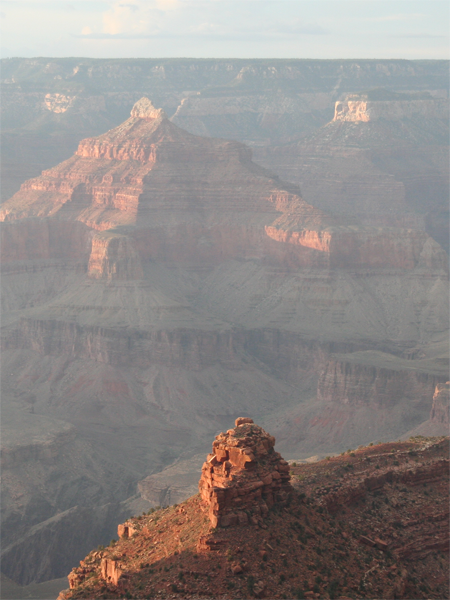
#> input picture input.png, 450 x 600 px
$ python main.py
#> lines starting #> are read from the running program, lines starting #| are printed output that depends on the picture
### darkchannel.py
import math
from tools import *


def DarkChannel(im, radius):
    b, g, r = cv2.split(im)
    minvalue = cv2.min(cv2.min(r, g), b)
    dark_channel = np.zeros(minvalue.shape)
    for i in range(im.shape[0]):
        left = i - radius if radius < i else 0
        right = i + radius + 1
        if right > im.shape[0]:
            right = im.shape[0]
        for j in range(im.shape[1]):
            up = j - radius if radius < j else 0
            down = j + radius + 1
            if down > im.shape[1]:
                down = im.shape[1]
            dark_channel[i][j] = np.min(minvalue[left:right, up:down])
    return dark_channel


def getA(im, dark):
    h, w = im.shape[:2]
    imSize = h * w
    num = int(max(math.floor(imSize / 1000), 1))
    dark_channel = dark.reshape(imSize, 1)
    rgb_channel = im.reshape(imSize, 3)
    indices = dark_channel.argsort()
    indices = indices[imSize - num:]
    A = np.average(rgb_channel[indices, :], axis=0)
    return A


def TransmissionEstimate(im, A, sz):
    omega = 0.95
    im3 = np.empty(im.shape, im.dtype)
    for ind in range(0, 3):
        im3[:, :, ind] = im[:, :, ind] / A[0, ind]
    transmission = 1 - omega * DarkChannel(im3, sz)
    return transmission


def TransmissionRefine(im, et):
    gray = cv2.cvtColor(im, cv2.COLOR_BGR2GRAY)
    gray = np.float64(gray) / 255
    r = 60
    eps = 0.0001
    guided_filter = GuidedFilter(im, r, eps)
    t = guided_filter.filter(et)
    return t


def recover(im, t, A, tx=0.1):
    res = np.empty(im.shape, im.dtype)
    t = cv2.max(t, tx)
    for ind in range(0, 3):
        res[:, :, ind] = (im[:, :, ind] - A[0, ind]) / t + A[0, ind]
    return res


def process(img):
    I = img.astype('float64') / 255
    dark = DarkChannel(I, 7)
    A = getA(I, dark)
    te = TransmissionEstimate(I, A, 15)
    t = TransmissionRefine(img, te)
    J = recover(I, t, A, 0.1)
    return J

### tools.py
import cv2
import numpy as np


def min_filter(img, size):
    r1 = size[0]
    r2 = size[1]
    ret = np.zeros_like(img)
    for i in range(ret.shape[0]):
        for j in range(ret.shape[1]):
            left = j - r1
            if left < 0:
                left = 0
            right = j + r1 + 1
            if right > img.shape[1]:
                right = ret.shape[1]
            up = i - r2
            if up < 0:
                up = 0
            down = i + r2 + 1
            if down > ret.shape[0]:
                down = ret.shape[0]
            ret[i, j] = np.min(img[up:down, left:right])
    return ret


# the implemented mid_filter is ok to use, but it will take much more time compared to cv2.blur.
# If you are sure to use this, replace all cv2.blur with mid_filter
# [20 lines left out: function mid_filter, not called in this run]


def computeOutput(ab, I):
    ar_mean, ag_mean, ab_mean, b_mean = ab
    Ir, Ig, Ib = I[:, :, 0], I[:, :, 1], I[:, :, 2]
    q = ar_mean * Ir + ag_mean * Ig + ab_mean * Ib + b_mean
    return q


def toFloatImg(img):
    if img.dtype == np.float32:
        return img
    return img.astype(np.float32) / 255


class GuidedFilter:
    def __init__(self, I, radius=5, epsilon=0.4):
        radius = 2 * radius + 1
        self.radius = radius
        self.epsilon = epsilon
        self.I = toFloatImg(I)
        I = self.I

        Ir, Ig, Ib = I[:, :, 0], I[:, :, 1], I[:, :, 2]

        self._Ir_mean = cv2.blur(Ir, (radius, radius))
        self._Ig_mean = cv2.blur(Ig, (radius, radius))
        self._Ib_mean = cv2.blur(Ib, (radius, radius))

        Irr_var = cv2.blur(Ir ** 2, (radius, radius)) - self._Ir_mean ** 2 + epsilon
        Irg_var = cv2.blur(Ir * Ig, (radius, radius)) - self._Ir_mean * self._Ig_mean
        Irb_var = cv2.blur(Ir * Ib, (radius, radius)) - self._Ir_mean * self._Ib_mean
        Igg_var = cv2.blur(Ig * Ig, (radius, radius)) - self._Ig_mean * self._Ig_mean + epsilon
        Igb_var = cv2.blur(Ig * Ib, (radius, radius)) - self._Ig_mean * self._Ib_mean
        Ibb_var = cv2.blur(Ib * Ib, (radius, radius)) - self._Ib_mean * self._Ib_mean + epsilon

        self._Ir_mean = cv2.blur(Ir, (radius, radius))
        self._Ig_mean = cv2.blur(Ig, (radius, radius))
        self._Ib_mean = cv2.blur(Ib, (radius, radius))

        Irr_var = cv2.blur(Ir ** 2, (radius, radius)) - self._Ir_mean ** 2 + epsilon
        Irg_var = cv2.blur(Ir * Ig, (radius, radius)) - self._Ir_mean * self._Ig_mean
        Irb_var = cv2.blur(Ir * Ib, (radius, radius)) - self._Ir_mean * self._Ib_mean
        Igg_var = cv2.blur(Ig * Ig, (radius, radius)) - self._Ig_mean * self._Ig_mean + epsilon
        Igb_var = cv2.blur(Ig * Ib, (radius, radius)) - self._Ig_mean * self._Ib_mean
        Ibb_var = cv2.blur(Ib * Ib, (radius, radius)) - self._Ib_mean * self._Ib_mean + epsilon

        Irr_inv = Igg_var * Ibb_var - Igb_var * Igb_var
        Irg_inv = Igb_var * Irb_var - Irg_var * Ibb_var
        Irb_inv = Irg_var * Igb_var - Igg_var * Irb_var
        Igg_inv = Irr_var * Ibb_var - Irb_var * Irb_var
        Igb_inv = Irb_var * Irg_var - Irr_var * Igb_var
        Ibb_inv = Irr_var * Igg_var - Irg_var * Irg_var

        I_cov = Irr_inv * Irr_var + Irg_inv * Irg_var + Irb_inv * Irb_var
        Irr_inv /= I_cov
        Irg_inv /= I_cov
        Irb_inv /= I_cov
        Igg_inv /= I_cov
        Igb_inv /= I_cov
        Ibb_inv /= I_cov

        self._Irr_inv = Irr_inv
        self._Irg_inv = Irg_inv
        self._Irb_inv = Irb_inv
        self._Igg_inv = Igg_inv
        self._Igb_inv = Igb_inv
        self._Ibb_inv = Ibb_inv

    def computeCoefficients(self, p):
        r = self.radius
        I = self.I
        Ir, Ig, Ib = I[:, :, 0], I[:, :, 1], I[:, :, 2]

        p_mean = cv2.blur(p, (r, r))
        Ipr_mean = cv2.blur(Ir * p, (r, r))
        Ipg_mean = cv2.blur(Ig * p, (r, r))
        Ipb_mean = cv2.blur(Ib * p, (r, r))

        Ipr_cov = Ipr_mean - self._Ir_mean * p_mean
        Ipg_cov = Ipg_mean - self._Ig_mean * p_mean
        Ipb_cov = Ipb_mean - self._Ib_mean * p_mean

        ar = self._Irr_inv * Ipr_cov + self._Irg_inv * Ipg_cov + self._Irb_inv * Ipb_cov
        ag = self._Irg_inv * Ipr_cov + self._Igg_inv * Ipg_cov + self._Igb_inv * Ipb_cov
        ab = self._Irb_inv * Ipr_cov + self._Igb_inv * Ipg_cov + self._Ibb_inv * Ipb_cov

        b = p_mean - ar * self._Ir_mean - ag * self._Ig_mean - ab * self._Ib_mean

        ar_mean = cv2.blur(ar, (r, r))
        ag_mean = cv2.blur(ag, (r, r))
        ab_mean = cv2.blur(ab, (r, r))
        b_mean = cv2.blur(b, (r, r))

        return ar_mean, ag_mean, ab_mean, b_mean

    def filter(self, p):
        p_32F = toFloatImg(p)
        ab = self.computeCoefficients(p)
        return computeOutput(ab, self.I)

### clahe.py
import numpy as np
from math import ceil


def interpolate(subBin, left_up, right_up, left_bottom, right_bottom, subX, subY):
    ret = np.zeros_like(subBin)
    num = subX * subY
    for i in range(subX):
        inverseI = subX - i
        for j in range(subY):
            inverseJ = subY - j
            val = subBin[i, j].astype(int)
            ret[i, j] = np.floor(
                (inverseI * (inverseJ * left_up[val] + j * right_up[val]) +
                 i * (inverseJ * left_bottom[val] + j * right_bottom[val])) / float(num))
    return ret


def process(I):
    b = I[:, :, 0]
    g = I[:, :, 1]
    r = I[:, :, 2]
    b_clahe_img = clahe(b, 2)
    g_clahe_img = clahe(g, 2)
    r_clahe_img = clahe(r, 2)
    J = np.zeros_like(I)
    J[:, :, 0] = b_clahe_img
    J[:, :, 1] = g_clahe_img
    J[:, :, 2] = r_clahe_img
    return J


def clahe(img, clipLimit, nrBins=128, nrX=0, nrY=0):
    h = img.shape[0]
    w = img.shape[1]
    if clipLimit == 1:
        return
    nrBins = max(nrBins, 128)
    if nrX == 0:
        xsz = 32
        ysz = 32
        nrX = ceil(h / xsz)
        excX = int(xsz * (nrX - h / xsz))
        nrY = ceil(w / ysz)
        excY = int(ysz * (nrY - w / ysz))
        if excX != 0:
            img = np.append(img, np.zeros((excX, img.shape[1])).astype(int), axis=0)
        if excY != 0:
            img = np.append(img, np.zeros((img.shape[0], excY)).astype(int), axis=1)
    else:
        xsz = round(h / nrX)
        ysz = round(w / nrY)
    nrPixels = xsz * ysz
    xsz2 = round(xsz / 2)
    ysz2 = round(ysz / 2)
    clahe_img = np.zeros_like(img)
    if clipLimit > 0:
        clipLimit = max(1, clipLimit * xsz * ysz / nrBins)
    else:
        clipLimit = 50

    minVal = 0
    maxVal = 255

    binSz = np.floor(1 + (maxVal - minVal) / float(nrBins))
    LUT = np.floor((np.arange(minVal, maxVal + 1) - minVal) / float(binSz))

    bins = LUT[img]
    hist = np.zeros((nrX, nrY, nrBins))
    for i in range(nrX):
        for j in range(nrY):
            bin_ = bins[i * xsz:(i + 1) * xsz, j * ysz:(j + 1) * ysz].astype(int)
            for i1 in range(xsz):
                for j1 in range(ysz):
                    hist[i, j, bin_[i1, j1]] += 1
    if clipLimit > 0:
        for i in range(nrX):
            for j in range(nrY):
                nrExcess = 0
                for nr in range(nrBins):
                    excess = hist[i, j, nr] - clipLimit
                    if excess > 0:
                        nrExcess += excess
                binIncr = nrExcess / nrBins
                upper = clipLimit - binIncr
                for nr in range(nrBins):
                    if hist[i, j, nr] > clipLimit:
                        hist[i, j, nr] = clipLimit
                    else:
                        if hist[i, j, nr] > upper:
                            nrExcess += upper - hist[i, j, nr]
                            hist[i, j, nr] = clipLimit
                        else:
                            nrExcess -= binIncr
                            hist[i, j, nr] += binIncr
                if nrExcess > 0:
                    stepSz = max(1, np.floor(1 + nrExcess / nrBins))
                    for nr in range(nrBins):
                        nrExcess -= stepSz
                        hist[i, j, nr] += stepSz
                        if nrExcess < 1:
                            break

    map_ = np.zeros((nrX, nrY, nrBins))
    scale = (maxVal - minVal) / float(nrPixels)
    for i in range(nrX):
        for j in range(nrY):
            sum_ = 0
            for nr in range(nrBins):
                sum_ += hist[i, j, nr]
                map_[i, j, nr] = np.floor(min(minVal + sum_ * scale, maxVal))
    xI = 0
    for i in range(nrX + 1):
        if i == 0:
            subX = int(xsz / 2)
            xU = 0
            xB = 0
        elif i == nrX:
            subX = int(xsz / 2)
            xU = nrX - 1
            xB = nrX - 1
        else:
            subX = xsz
            xU = i - 1
            xB = i

        yI = 0
        for j in range(nrY + 1):
            if j == 0:
                subY = int(ysz / 2)
                yL = 0
                yR = 0
            elif j == nrY:
                subY = int(ysz / 2)
                yL = nrY - 1
                yR = nrY - 1
            else:
                subY = ysz
                yL = j - 1
                yR = j
            UL = map_[xU, yL, :]
            UR = map_[xU, yR, :]
            BL = map_[xB, yL, :]
            BR = map_[xB, yR, :]
            subBin = bins[xI:xI + subX, yI:yI + subY]
            subImage = interpolate(subBin, UL, UR, BL, BR, subX, subY)
            clahe_img[xI:xI + subX, yI:yI + subY] = subImage
            yI += subY
        xI += subX
    if excX == 0 and excY != 0:
        return clahe_img[:, :-excY]
    elif excX != 0 and excY == 0:
        return clahe_img[:-excX, :]
    elif excX != 0 and excY != 0:
        return clahe_img[:-excX, :-excY]
    else:
        return clahe_img

### colorAttenuation.py
from tools import *


def calDepthMap(I, r):
    hsvI = cv2.cvtColor(I, cv2.COLOR_BGR2HSV)
    s = hsvI[:, :, 1] / 255.0
    v = hsvI[:, :, 2] / 255.0
    sigma = 0.1
    sigmaMat = np.random.normal(0, sigma, (I.shape[0], I.shape[1]))
    output = 0.121779 + 0.959710 * v - 0.780245 * s + sigmaMat
    outputPixel = output
    output = min_filter(output, (r, r))
    outputRegion = output
    return outputRegion, outputPixel


def estA(img, J_dark):
    h, w, c = img.shape
    if img.dtype == np.uint8:
        img = np.float32(img) / 255
    n_bright = int(np.ceil(0.001 * h * w))
    reshaped_Jdark = J_dark.reshape(1, -1)
    Y = np.sort(reshaped_Jdark)
    Loc = np.argsort(reshaped_Jdark)
    Ics = img.reshape(1, h * w, 3)
    ix = img.copy()
    dx = J_dark.reshape(1, -1)
    Acand = np.zeros((1, n_bright, 3), dtype=np.float32)
    Amag = np.zeros((1, n_bright, 1), dtype=np.float32)
    for i in range(n_bright):
        x = Loc[0, h * w - 1 - i]
        ix[int(x / w), int(x % w), 0] = 0
        ix[int(x / w), int(x % w), 1] = 0
        ix[int(x / w), int(x % w), 2] = 1
        Acand[0, i, :] = Ics[0, Loc[0, h * w - 1 - i], :]
        Amag[0, i] = np.linalg.norm(Acand[0, i, :])
    reshaped_Amag = Amag.reshape(1, -1)
    Y2 = np.sort(reshaped_Amag)
    Loc2 = np.argsort(reshaped_Amag)
    if len(Y2) > 20:
        A = Acand[0, Loc2[0, n_bright - 19:n_bright], :]
    else:
        A = Acand[0, Loc2[0, n_bright - len(Y2):n_bright], :]
    return A


def process(I):
    r = 7
    beta = 1.0
    filter_r = 60
    eps = 0.01
    region, pixel = calDepthMap(I, r)
    guided_filter = GuidedFilter(I, filter_r, eps)
    refineDR = guided_filter.filter(region)
    tR = np.exp(-beta * refineDR)
    tP = np.exp(-beta * pixel)
    a = estA(I, region)
    I = np.float32(I) / 255
    h, w, c = I.shape
    J = np.zeros((h, w, c), dtype=np.float32)
    J[:, :, 0] = I[:, :, 0] - a[0, 0]
    J[:, :, 1] = I[:, :, 1] - a[0, 1]
    J[:, :, 2] = I[:, :, 2] - a[0, 2]
    t = tR
    t0, t1 = 0.05, 1
    t = t.clip(t0, t1)
    J[:, :, 0] = J[:, :, 0] / t
    J[:, :, 1] = J[:, :, 1] / t
    J[:, :, 2] = J[:, :, 2] / t
    J[:, :, 0] = J[:, :, 0] + a[0, 0]
    J[:, :, 1] = J[:, :, 1] + a[0, 1]
    J[:, :, 2] = J[:, :, 2] + a[0, 2]
    return J

### main.py
import cv2
import darkchannel
import clahe
import colorAttenuation

if __name__ == '__main__':
    filename = "input.png"
    ori_img = cv2.imread(filename)
#> ori_img is the input picture: shape (600, 450, 3); mean B, G, R 133.7, 135.4, 141.2
    img1 = darkchannel.process(ori_img)
#> after the loop in DarkChannel, `for i in range(im.shape[0]):`:
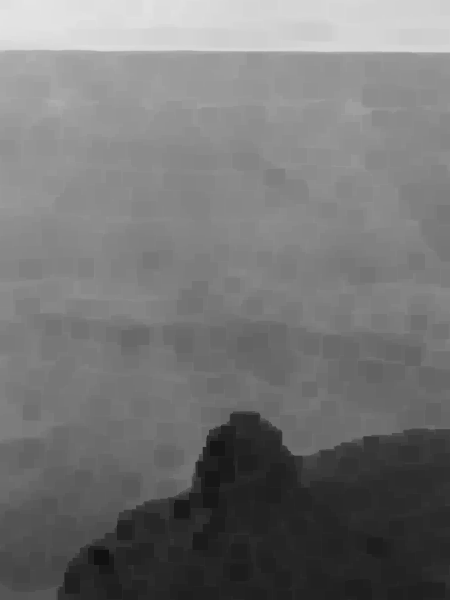
#> dark_channel: shape (600, 450) float64; min 0.0667, max 0.898, mean 0.46
#> in getA, `indices = indices[imSize - num:]`: indices = 270 values from 0 to 0
#> in getA, `A = np.average(rgb_channel[indices, :], axis=0)`: A = [[0.914, 0.918, 0.906]]
#> in __init__, `Igb_inv /= I_cov`:
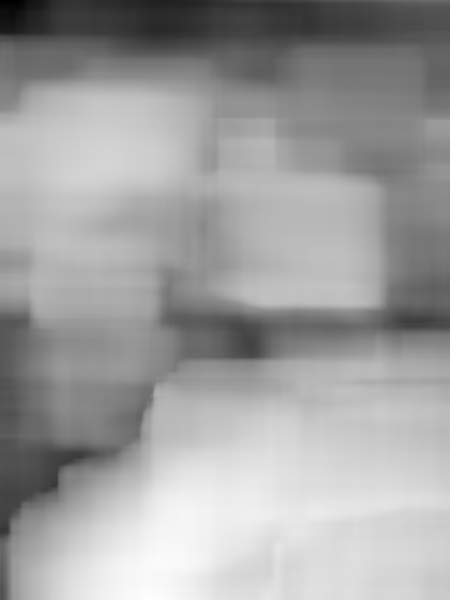
#> Igb_inv: shape (600, 450) float32; min -2816.7, max -654.1, mean -1460.8; drawn with min black and max white
#> in __init__, `Ibb_inv /= I_cov`:
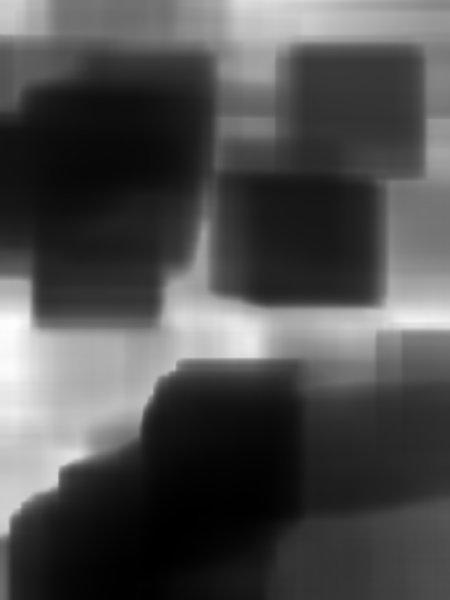
#> Ibb_inv: shape (600, 450) float32; min 281.1, max 3626.2, mean 1301.8; drawn with min black and max white
#> in computeCoefficients, `p_mean = cv2.blur(p, (r, r))`:
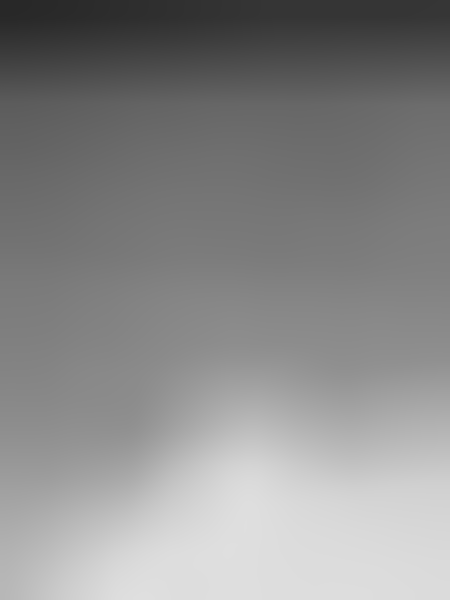
#> p_mean: shape (600, 450) float64; min 0.158, max 0.876, mean 0.541
#> in computeCoefficients, `Ipr_mean = cv2.blur(Ir * p, (r, r))`:
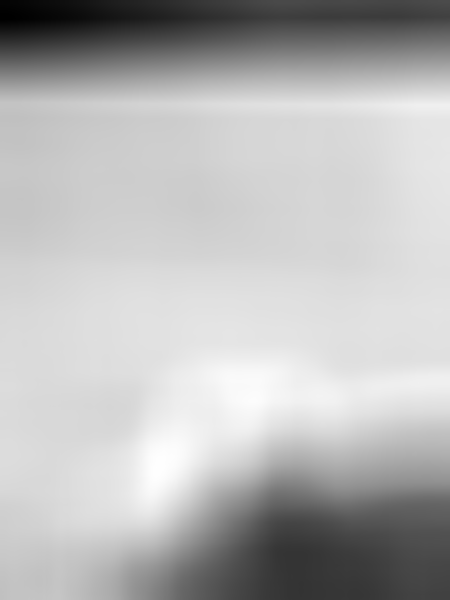
#> Ipr_mean: shape (600, 450) float64; min 0.135, max 0.293, mean 0.248; drawn with min black and max white
#> in computeCoefficients, `Ipb_mean = cv2.blur(Ib * p, (r, r))`:
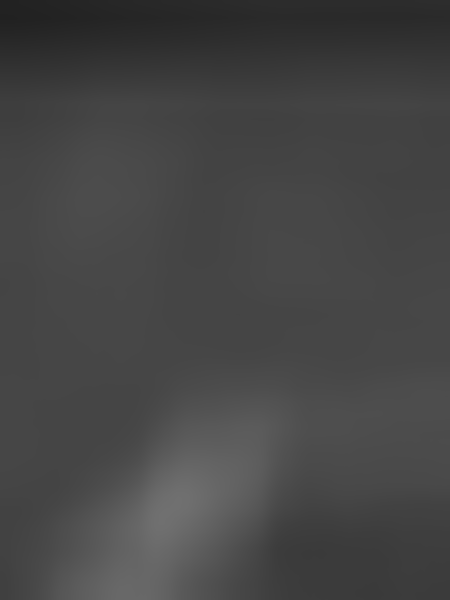
#> Ipb_mean: shape (600, 450) float64; min 0.133, max 0.441, mean 0.273
#> in computeCoefficients, `Ipr_cov = Ipr_mean - self._Ir_mean * p_mean`:
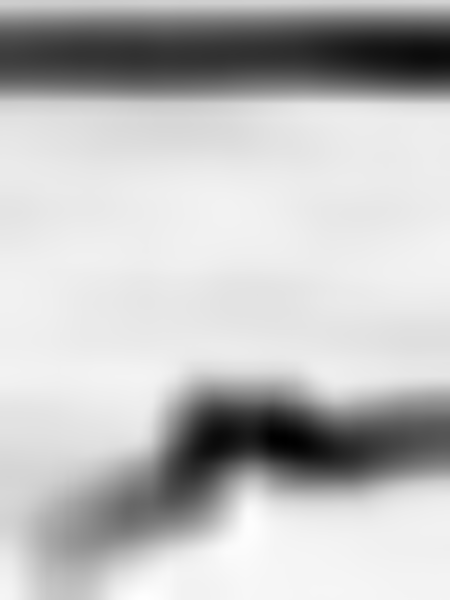
#> Ipr_cov: shape (600, 450) float64; min -0.0125, max 0.000447, mean -0.00284; drawn with min black and max white
    img2 = clahe.process(ori_img)
#> the loop in clahe, `for i in range(nrX + 1):` made 20 passes
#> (subX, xI) on pass 1: (16, 16)
#> xI on passes 2 to 7: 48, 80, 112, 144, 176, 208
    img3 = colorAttenuation.process(ori_img)
    cv2.imshow("dark channel prior", img1)
    cv2.imshow("CLAHE", img2)
    cv2.imshow("color attenuation", img3)
    cv2.waitKey()

$ run again, with test.png copied over input.png
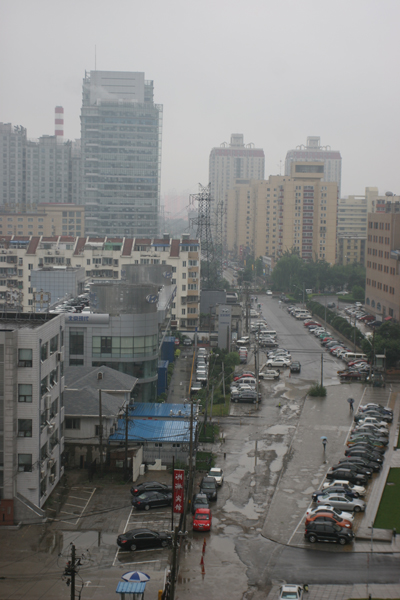
#> input picture test.png, 400 x 600 px
#> ori_img is the input picture: shape (600, 400, 3); mean B, G, R 124.4, 125.7, 125.5
#> after the loop in DarkChannel, `for i in range(im.shape[0]):`:
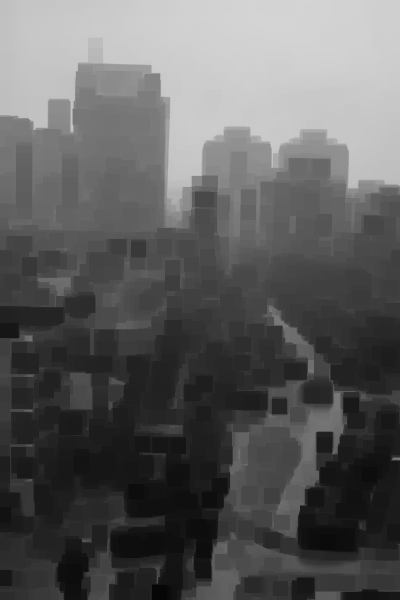
#> dark_channel: shape (600, 400) float64; min 0.0235, max 0.831, mean 0.368
#> indices = 240 values from 0 to 0
#> in getA, `A = np.average(rgb_channel[indices, :], axis=0)`: A = [[0.769, 0.757, 0.765]]
#> in computeCoefficients, `Ipr_cov = Ipr_mean - self._Ir_mean * p_mean`:
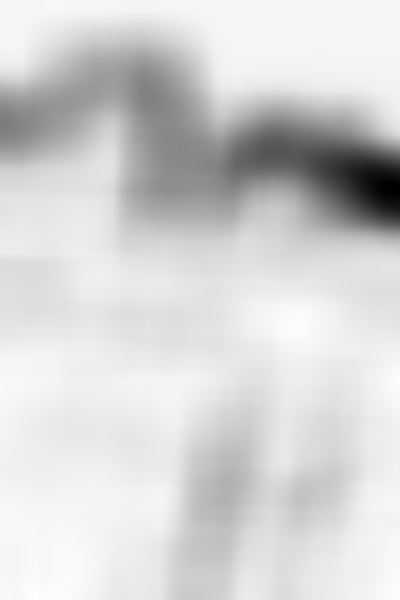
#> Ipr_cov: shape (600, 400) float64; min -0.0329, max 0.00105, mean -0.0046; drawn with min black and max white
#> the loop in clahe, `for i in range(nrX + 1):` made 20 passes
#> (subX, xI) on passes 1, 20: (16, 16), (16, 608)
#> after the loop in clahe, `for i in range(nrX + 1):`: xI = 608
#> the loop in clahe (call 2), `for i in range(nrX + 1):` made 20 passes
#> subX on pass 1: 16
